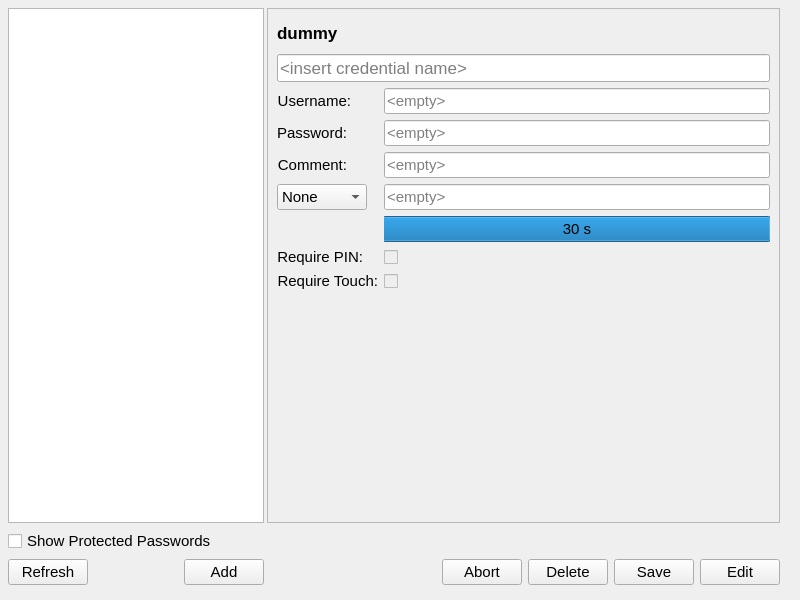
<?xml version="1.0" encoding="UTF-8"?>
<ui version="4.0">
 <class>SecretsTab</class>
 <widget class="QWidget" name="SecretsTab">
  <property name="geometry">
   <rect>
    <x>0</x>
    <y>0</y>
    <width>800</width>
    <height>600</height>
   </rect>
  </property>
  <property name="sizePolicy">
   <sizepolicy hsizetype="Expanding" vsizetype="Expanding">
    <horstretch>0</horstretch>
    <verstretch>0</verstretch>
   </sizepolicy>
  </property>
  <property name="windowTitle">
   <string>Form</string>
  </property>
  <property name="styleSheet">
   <string notr="true"/>
  </property>
  <layout class="QVBoxLayout" name="verticalLayout_2" stretch="0">
   <property name="leftMargin">
     <number>4</number>
   </property>   
   <property name="topMargin">
     <number>4</number>
   </property>
   <item>
    <widget class="QStackedWidget" name="secret_tab">
     <property name="currentIndex">
      <number>0</number>
     </property>
     <widget class="QWidget" name="page_compatible">
      <property name="sizePolicy">
       <sizepolicy hsizetype="Expanding" vsizetype="Expanding">
        <horstretch>0</horstretch>
        <verstretch>0</verstretch>
       </sizepolicy>
      </property>
      <layout class="QGridLayout" name="gridLayout">
       <property name="leftMargin">
        <number>4</number>
       </property>
       <property name="bottomMargin">
        <number>4</number>
       </property>
       <property name="horizontalSpacing">
        <number>3</number>
       </property>
       <property name="topMargin">
        <number>4</number>
       </property>
       <item row="0" column="0">
        <widget class="QListWidget" name="secrets_list">
         <property name="sizePolicy">
          <sizepolicy hsizetype="Expanding" vsizetype="Expanding">
           <horstretch>0</horstretch>
           <verstretch>0</verstretch>
          </sizepolicy>
         </property>
         <property name="minimumSize">
          <size>
           <width>180</width>
           <height>0</height>
          </size>
         </property>
         <property name="font">
          <font>
           <pointsize>11</pointsize>
          </font>
         </property>
        </widget>
       </item>
       <item row="2" column="0">
        <widget class="QWidget" name="__button_space_left" native="true">
         <property name="sizePolicy">
          <sizepolicy hsizetype="Expanding" vsizetype="Preferred">
           <horstretch>0</horstretch>
           <verstretch>0</verstretch>
          </sizepolicy>
         </property>
         <layout class="QHBoxLayout" name="horizontalLayout">
          <property name="spacing">
           <number>6</number>
          </property>
          <property name="leftMargin">
           <number>0</number>
          </property>
          <property name="topMargin">
           <number>0</number>
          </property>
          <property name="rightMargin">
           <number>0</number>
          </property>
          <property name="bottomMargin">
           <number>0</number>
          </property>
          <item>
           <widget class="QPushButton" name="btn_refresh">
            <property name="sizePolicy">
             <sizepolicy hsizetype="Maximum" vsizetype="Fixed">
              <horstretch>0</horstretch>
              <verstretch>0</verstretch>
             </sizepolicy>
            </property>
            <property name="font">
             <font>
              <pointsize>11</pointsize>
             </font>
            </property>
            <property name="text">
             <string>Refresh</string>
            </property>
            <property name="icon">
             <iconset>
              <normaloff>icons/refresh.svg</normaloff>icons/refresh.svg</iconset>
            </property>
           </widget>
          </item>
          <item>
           <spacer name="__horizontal_spacer">
            <property name="orientation">
             <enum>Qt::Orientation::Horizontal</enum>
            </property>
            <property name="sizeHint" stdset="0">
             <size>
              <width>63</width>
              <height>20</height>
             </size>
            </property>
           </spacer>
          </item>
          <item>
           <widget class="QPushButton" name="btn_add">
            <property name="font">
             <font>
              <pointsize>11</pointsize>
             </font>
            </property>
            <property name="text">
             <string>Add</string>
            </property>
            <property name="icon">
             <iconset>
              <normaloff>icons/add_circle.svg</normaloff>icons/add_circle.svg</iconset>
            </property>
           </widget>
          </item>
         </layout>
        </widget>
       </item>
       <item row="1" column="0">
        <widget class="QCheckBox" name="is_protected">
         <property name="font">
          <font>
           <pointsize>11</pointsize>
          </font>
         </property>
         <property name="text">
          <string>Show Protected Passwords</string>
         </property>
        </widget>
       </item>
       <item row="0" column="2">
        <widget class="QStackedWidget" name="credential_tab_space">
         <property name="sizePolicy">
          <sizepolicy hsizetype="Expanding" vsizetype="Expanding">
           <horstretch>20</horstretch>
           <verstretch>0</verstretch>
          </sizepolicy>
         </property>
         <property name="currentIndex">
          <number>1</number>
         </property>
         <widget class="QWidget" name="credential_empty">
          <layout class="QGridLayout" name="gridLayout_2">
           <property name="leftMargin">
            <number>0</number>
           </property>
           <property name="topMargin">
            <number>0</number>
           </property>
           <property name="rightMargin">
            <number>0</number>
           </property>
           <property name="bottomMargin">
            <number>0</number>
           </property>
          </layout>
         </widget>
         <widget class="QWidget" name="credential_show">
          <property name="sizePolicy">
           <sizepolicy hsizetype="Preferred" vsizetype="Expanding">
            <horstretch>0</horstretch>
            <verstretch>0</verstretch>
           </sizepolicy>
          </property>
          <layout class="QVBoxLayout" name="verticalLayout_3">
           <property name="leftMargin">
            <number>0</number>
           </property>
           <property name="topMargin">
            <number>0</number>
           </property>
           <property name="rightMargin">
            <number>0</number>
           </property>
           <property name="bottomMargin">
            <number>0</number>
           </property>
           <item>
            <widget class="QFrame" name="__credential_show_frame">
             <property name="sizePolicy">
              <sizepolicy hsizetype="Expanding" vsizetype="Expanding">
               <horstretch>0</horstretch>
               <verstretch>0</verstretch>
              </sizepolicy>
             </property>
             <property name="frameShape">
              <enum>QFrame::Shape::StyledPanel</enum>
             </property>
             <property name="frameShadow">
              <enum>QFrame::Shadow::Raised</enum>
             </property>
             <layout class="QFormLayout" name="formLayout">
              <item row="0" column="0">
               <widget class="QLabel" name="name_label">
                <property name="sizePolicy">
                 <sizepolicy hsizetype="Preferred" vsizetype="Fixed">
                  <horstretch>0</horstretch>
                  <verstretch>0</verstretch>
                 </sizepolicy>
                </property>
                <property name="minimumSize">
                 <size>
                  <width>0</width>
                  <height>30</height>
                 </size>
                </property>
                <property name="font">
                 <font>
                  <pointsize>13</pointsize>
                  <italic>false</italic>
                  <bold>true</bold>
                 </font>
                </property>
                <property name="text">
                 <string>dummy</string>
                </property>
                <property name="alignment">
                 <set>Qt::AlignmentFlag::AlignLeading|Qt::AlignmentFlag::AlignLeft|Qt::AlignmentFlag::AlignVCenter</set>
                </property>
                <property name="margin">
                 <number>0</number>
                </property>
               </widget>
              </item>
              <item row="1" column="0" colspan="2">
               <widget class="QLineEdit" name="name">
                <property name="sizePolicy">
                 <sizepolicy hsizetype="Expanding" vsizetype="Fixed">
                  <horstretch>0</horstretch>
                  <verstretch>0</verstretch>
                 </sizepolicy>
                </property>
                <property name="font">
                 <font>
                  <pointsize>13</pointsize>
                 </font>
                </property>
                <property name="placeholderText">
                 <string>&lt;insert credential name&gt;</string>
                </property>
               </widget>
              </item>
              <item row="2" column="0">
               <widget class="QLabel" name="username_label">
                <property name="font">
                 <font>
                  <pointsize>11</pointsize>
                 </font>
                </property>
                <property name="text">
                 <string>Username:</string>
                </property>
                <property name="alignment">
                 <set>Qt::AlignmentFlag::AlignRight|Qt::AlignmentFlag::AlignTrailing|Qt::AlignmentFlag::AlignVCenter</set>
                </property>
               </widget>
              </item>
              <item row="2" column="1">
               <widget class="QLineEdit" name="username">
                <property name="sizePolicy">
                 <sizepolicy hsizetype="Expanding" vsizetype="Fixed">
                  <horstretch>8</horstretch>
                  <verstretch>0</verstretch>
                 </sizepolicy>
                </property>
                <property name="font">
                 <font>
                  <pointsize>11</pointsize>
                 </font>
                </property>
                <property name="echoMode">
                 <enum>QLineEdit::EchoMode::Normal</enum>
                </property>
                <property name="dragEnabled">
                 <bool>false</bool>
                </property>
                <property name="placeholderText">
                 <string>&lt;empty&gt;</string>
                </property>
                <property name="clearButtonEnabled">
                 <bool>false</bool>
                </property>
               </widget>
              </item>
              <item row="3" column="0">
               <widget class="QLabel" name="password_label">
                <property name="font">
                 <font>
                  <pointsize>11</pointsize>
                 </font>
                </property>
                <property name="text">
                 <string>Password:</string>
                </property>
                <property name="alignment">
                 <set>Qt::AlignmentFlag::AlignRight|Qt::AlignmentFlag::AlignTrailing|Qt::AlignmentFlag::AlignVCenter</set>
                </property>
               </widget>
              </item>
              <item row="3" column="1">
               <widget class="QLineEdit" name="password">
                <property name="sizePolicy">
                 <sizepolicy hsizetype="Expanding" vsizetype="Fixed">
                  <horstretch>0</horstretch>
                  <verstretch>0</verstretch>
                 </sizepolicy>
                </property>
                <property name="font">
                 <font>
                  <pointsize>11</pointsize>
                 </font>
                </property>
                <property name="echoMode">
                 <enum>QLineEdit::EchoMode::Password</enum>
                </property>
                <property name="dragEnabled">
                 <bool>true</bool>
                </property>
                <property name="placeholderText">
                 <string>&lt;empty&gt;</string>
                </property>
                <property name="clearButtonEnabled">
                 <bool>false</bool>
                </property>
               </widget>
              </item>
              <item row="4" column="0">
               <widget class="QLabel" name="comment_label">
                <property name="font">
                 <font>
                  <pointsize>11</pointsize>
                 </font>
                </property>
                <property name="layoutDirection">
                 <enum>Qt::LayoutDirection::LeftToRight</enum>
                </property>
                <property name="text">
                 <string>Comment:</string>
                </property>
                <property name="alignment">
                 <set>Qt::AlignmentFlag::AlignRight|Qt::AlignmentFlag::AlignTrailing|Qt::AlignmentFlag::AlignVCenter</set>
                </property>
               </widget>
              </item>
              <item row="4" column="1">
               <widget class="QLineEdit" name="comment">
                <property name="sizePolicy">
                 <sizepolicy hsizetype="Expanding" vsizetype="Fixed">
                  <horstretch>0</horstretch>
                  <verstretch>0</verstretch>
                 </sizepolicy>
                </property>
                <property name="font">
                 <font>
                  <pointsize>11</pointsize>
                 </font>
                </property>
                <property name="placeholderText">
                 <string>&lt;empty&gt;</string>
                </property>
               </widget>
              </item>
              <item row="5" column="0">
               <widget class="QStackedWidget" name="algorithm_tab">
                <property name="currentIndex">
                 <number>0</number>
                </property>
                <widget class="QWidget" name="algorithm_edit">
                 <layout class="QVBoxLayout" name="verticalLayout_5">
                  <property name="spacing">
                   <number>0</number>
                  </property>
                  <property name="leftMargin">
                   <number>0</number>
                  </property>
                  <property name="topMargin">
                   <number>0</number>
                  </property>
                  <property name="rightMargin">
                   <number>0</number>
                  </property>
                  <property name="bottomMargin">
                   <number>0</number>
                  </property>
                  <item>
                   <widget class="QComboBox" name="select_algorithm">
                    <property name="sizePolicy">
                     <sizepolicy hsizetype="Preferred" vsizetype="Fixed">
                      <horstretch>0</horstretch>
                      <verstretch>0</verstretch>
                     </sizepolicy>
                    </property>
                    <property name="minimumSize">
                     <size>
                      <width>30</width>
                      <height>0</height>
                     </size>
                    </property>
                    <property name="font">
                     <font>
                      <pointsize>11</pointsize>
                     </font>
                    </property>
                    <property name="layoutDirection">
                     <enum>Qt::LayoutDirection::LeftToRight</enum>
                    </property>
                    <property name="editable">
                     <bool>false</bool>
                    </property>
                    <property name="currentText">
                     <string>None</string>
                    </property>
                    <property name="currentIndex">
                     <number>0</number>
                    </property>
                    <property name="sizeAdjustPolicy">
                     <enum>QComboBox::SizeAdjustPolicy::AdjustToContentsOnFirstShow</enum>
                    </property>
                    <property name="minimumContentsLength">
                     <number>6</number>
                    </property>
                    <item>
                     <property name="text">
                      <string>None</string>
                     </property>
                    </item>
                    <item>
                     <property name="text">
                      <string>TOTP</string>
                     </property>
                    </item>
                    <item>
                     <property name="text">
                      <string>HOTP</string>
                     </property>
                    </item>
                    <item>
                     <property name="text">
                      <string>HMAC</string>
                     </property>
                    </item>
                   </widget>
                  </item>
                 </layout>
                </widget>
                <widget class="QWidget" name="algorithm_show">
                 <layout class="QVBoxLayout" name="verticalLayout_4">
                  <property name="spacing">
                   <number>0</number>
                  </property>
                  <property name="leftMargin">
                   <number>0</number>
                  </property>
                  <property name="topMargin">
                   <number>0</number>
                  </property>
                  <property name="rightMargin">
                   <number>0</number>
                  </property>
                  <property name="bottomMargin">
                   <number>0</number>
                  </property>
                  <item>
                   <widget class="QLabel" name="algorithm">
                    <property name="text">
                     <string>algorithm</string>
                    </property>
                   </widget>
                  </item>
                 </layout>
                </widget>
               </widget>
              </item>
              <item row="5" column="1">
               <widget class="QLineEdit" name="otp">
                <property name="sizePolicy">
                 <sizepolicy hsizetype="Expanding" vsizetype="Fixed">
                  <horstretch>0</horstretch>
                  <verstretch>0</verstretch>
                 </sizepolicy>
                </property>
                <property name="font">
                 <font>
                  <pointsize>11</pointsize>
                 </font>
                </property>
                <property name="readOnly">
                 <bool>true</bool>
                </property>
                <property name="placeholderText">
                 <string>&lt;empty&gt;</string>
                </property>
               </widget>
              </item>
              <item row="6" column="1">
               <widget class="QProgressBar" name="otp_timeout_progress">
                <property name="font">
                 <font>
                  <pointsize>11</pointsize>
                 </font>
                </property>
                <property name="maximum">
                 <number>30</number>
                </property>
                <property name="value">
                 <number>30</number>
                </property>
                <property name="textVisible">
                 <bool>true</bool>
                </property>
                <property name="invertedAppearance">
                 <bool>true</bool>
                </property>
                <property name="format">
                 <string>%v s</string>
                </property>
               </widget>
              </item>
              <item row="7" column="0">
               <widget class="QLabel" name="is_pin_protection_label">
                <property name="font">
                 <font>
                  <pointsize>11</pointsize>
                 </font>
                </property>
                <property name="layoutDirection">
                 <enum>Qt::LayoutDirection::LeftToRight</enum>
                </property>
                <property name="text">
                 <string>Require PIN:</string>
                </property>
                <property name="alignment">
                 <set>Qt::AlignmentFlag::AlignRight|Qt::AlignmentFlag::AlignTrailing|Qt::AlignmentFlag::AlignVCenter</set>
                </property>
               </widget>
              </item>
              <item row="7" column="1">
               <widget class="QCheckBox" name="is_pin_protected">
                <property name="enabled">
                 <bool>false</bool>
                </property>
                <property name="sizePolicy">
                 <sizepolicy hsizetype="Preferred" vsizetype="Preferred">
                  <horstretch>0</horstretch>
                  <verstretch>0</verstretch>
                 </sizepolicy>
                </property>
                <property name="font">
                 <font>
                  <pointsize>11</pointsize>
                 </font>
                </property>
                <property name="layoutDirection">
                 <enum>Qt::LayoutDirection::LeftToRight</enum>
                </property>
                <property name="text">
                 <string/>
                </property>
                <property name="checkable">
                 <bool>true</bool>
                </property>
               </widget>
              </item>
              <item row="8" column="0">
               <widget class="QLabel" name="is_touch_protection_label">
                <property name="font">
                 <font>
                  <pointsize>11</pointsize>
                 </font>
                </property>
                <property name="layoutDirection">
                 <enum>Qt::LayoutDirection::RightToLeft</enum>
                </property>
                <property name="text">
                 <string>Require Touch:</string>
                </property>
                <property name="alignment">
                 <set>Qt::AlignmentFlag::AlignRight|Qt::AlignmentFlag::AlignTrailing|Qt::AlignmentFlag::AlignVCenter</set>
                </property>
               </widget>
              </item>
              <item row="8" column="1">
               <widget class="QCheckBox" name="is_touch_protected">
                <property name="enabled">
                 <bool>false</bool>
                </property>
                <property name="sizePolicy">
                 <sizepolicy hsizetype="Preferred" vsizetype="Preferred">
                  <horstretch>0</horstretch>
                  <verstretch>0</verstretch>
                 </sizepolicy>
                </property>
                <property name="font">
                 <font>
                  <pointsize>11</pointsize>
                 </font>
                </property>
                <property name="layoutDirection">
                 <enum>Qt::LayoutDirection::LeftToRight</enum>
                </property>
                <property name="text">
                 <string/>
                </property>
                <property name="checkable">
                 <bool>true</bool>
                </property>
               </widget>
              </item>
              <item row="9" column="0">
               <spacer name="verticalSpacer">
                <property name="orientation">
                 <enum>Qt::Orientation::Vertical</enum>
                </property>
                <property name="sizeType">
                 <enum>QSizePolicy::Policy::Expanding</enum>
                </property>
                <property name="sizeHint" stdset="0">
                 <size>
                  <width>13</width>
                  <height>184</height>
                 </size>
                </property>
               </spacer>
              </item>
             </layout>
            </widget>
           </item>
          </layout>
         </widget>
        </widget>
       </item>
       <item row="2" column="2">
        <widget class="QWidget" name="__button_space_right" native="true">
         <layout class="QHBoxLayout" name="horizontalLayout_2">
          <property name="leftMargin">
           <number>0</number>
          </property>
          <property name="topMargin">
           <number>0</number>
          </property>
          <property name="rightMargin">
           <number>0</number>
          </property>
          <property name="bottomMargin">
           <number>0</number>
          </property>
          <item>
           <spacer name="__horizontalSpacer">
            <property name="orientation">
             <enum>Qt::Orientation::Horizontal</enum>
            </property>
            <property name="sizeHint" stdset="0">
             <size>
              <width>40</width>
              <height>20</height>
             </size>
            </property>
           </spacer>
          </item>
          <item>
           <widget class="QPushButton" name="btn_abort">
            <property name="sizePolicy">
             <sizepolicy hsizetype="Preferred" vsizetype="Fixed">
              <horstretch>0</horstretch>
              <verstretch>0</verstretch>
             </sizepolicy>
            </property>
            <property name="font">
             <font>
              <pointsize>11</pointsize>
             </font>
            </property>
            <property name="text">
             <string>Abort</string>
            </property>
            <property name="icon">
             <iconset>
              <normaloff>icons/close.svg</normaloff>icons/close.svg</iconset>
            </property>
           </widget>
          </item>
          <item>
           <widget class="QPushButton" name="btn_delete">
            <property name="sizePolicy">
             <sizepolicy hsizetype="Preferred" vsizetype="Fixed">
              <horstretch>0</horstretch>
              <verstretch>0</verstretch>
             </sizepolicy>
            </property>
            <property name="font">
             <font>
              <pointsize>11</pointsize>
             </font>
            </property>
            <property name="text">
             <string>Delete</string>
            </property>
            <property name="icon">
             <iconset>
              <normaloff>icons/delete.svg</normaloff>icons/delete.svg</iconset>
            </property>
           </widget>
          </item>
          <item>
           <widget class="QPushButton" name="btn_save">
            <property name="sizePolicy">
             <sizepolicy hsizetype="Preferred" vsizetype="Fixed">
              <horstretch>0</horstretch>
              <verstretch>0</verstretch>
             </sizepolicy>
            </property>
            <property name="font">
             <font>
              <pointsize>11</pointsize>
             </font>
            </property>
            <property name="text">
             <string>Save</string>
            </property>
            <property name="icon">
             <iconset>
              <normaloff>icons/save.svg</normaloff>icons/save.svg</iconset>
            </property>
           </widget>
          </item>
          <item>
           <widget class="QPushButton" name="btn_edit">
            <property name="sizePolicy">
             <sizepolicy hsizetype="Preferred" vsizetype="Fixed">
              <horstretch>0</horstretch>
              <verstretch>0</verstretch>
             </sizepolicy>
            </property>
            <property name="font">
             <font>
              <pointsize>11</pointsize>
             </font>
            </property>
            <property name="layoutDirection">
             <enum>Qt::LayoutDirection::LeftToRight</enum>
            </property>
            <property name="text">
             <string>Edit</string>
            </property>
            <property name="icon">
             <iconset>
              <normaloff>icons/edit.svg</normaloff>icons/edit.svg</iconset>
            </property>
           </widget>
          </item>
         </layout>
        </widget>
       </item>
      </layout>
     </widget>
     <widget class="QWidget" name="page_incompatible">
      <layout class="QVBoxLayout" name="verticalLayout">
       <property name="leftMargin">
        <number>0</number>
       </property>
       <item>
        <widget class="QLabel" name="__response">
         <property name="text">
          <string>Please update the firmware on the device to use this feature.</string>
         </property>
         <property name="wordWrap">
          <bool>true</bool>
         </property>
        </widget>
       </item>
       <item>
        <spacer name="__verticalSpacer_2">
         <property name="orientation">
          <enum>Qt::Orientation::Vertical</enum>
         </property>
         <property name="sizeHint" stdset="0">
          <size>
           <width>20</width>
           <height>527</height>
          </size>
         </property>
        </spacer>
       </item>
      </layout>
     </widget>
     <widget class="QWidget" name="page_empty"/>
    </widget>
   </item>
  </layout>
 </widget>
 <resources/>
 <connections/>
</ui>
